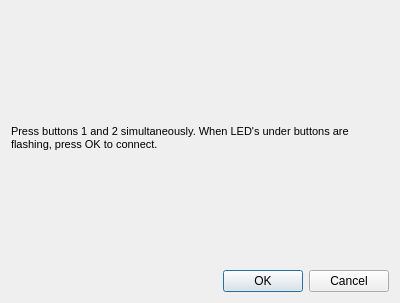
<?xml version="1.0" encoding="UTF-8"?>
<ui version="4.0">
 <class>ConnectInfoDialog</class>
 <widget class="QDialog" name="ConnectInfoDialog">
  <property name="geometry">
   <rect>
    <x>0</x>
    <y>0</y>
    <width>400</width>
    <height>303</height>
   </rect>
  </property>
  <property name="windowTitle">
   <string>Connect</string>
  </property>
  <layout class="QVBoxLayout" name="verticalLayout">
   <item>
    <widget class="QLabel" name="pictureLabel">
     <property name="sizePolicy">
      <sizepolicy hsizetype="Preferred" vsizetype="Minimum">
       <horstretch>0</horstretch>
       <verstretch>0</verstretch>
      </sizepolicy>
     </property>
     <property name="font">
      <font>
       <pointsize>8</pointsize>
      </font>
     </property>
     <property name="text">
      <string>Press buttons 1 and 2 simultaneously. When LED's under buttons are flashing, press OK to connect.</string>
     </property>
     <property name="wordWrap">
      <bool>true</bool>
     </property>
    </widget>
   </item>
   <item>
    <widget class="QDialogButtonBox" name="buttonBox">
     <property name="orientation">
      <enum>Qt::Horizontal</enum>
     </property>
     <property name="standardButtons">
      <set>QDialogButtonBox::Cancel|QDialogButtonBox::Ok</set>
     </property>
    </widget>
   </item>
  </layout>
 </widget>
 <resources/>
 <connections>
  <connection>
   <sender>buttonBox</sender>
   <signal>accepted()</signal>
   <receiver>ConnectInfoDialog</receiver>
   <slot>accept()</slot>
   <hints>
    <hint type="sourcelabel">
     <x>248</x>
     <y>254</y>
    </hint>
    <hint type="destinationlabel">
     <x>157</x>
     <y>274</y>
    </hint>
   </hints>
  </connection>
  <connection>
   <sender>buttonBox</sender>
   <signal>rejected()</signal>
   <receiver>ConnectInfoDialog</receiver>
   <slot>reject()</slot>
   <hints>
    <hint type="sourcelabel">
     <x>316</x>
     <y>260</y>
    </hint>
    <hint type="destinationlabel">
     <x>286</x>
     <y>274</y>
    </hint>
   </hints>
  </connection>
 </connections>
</ui>
